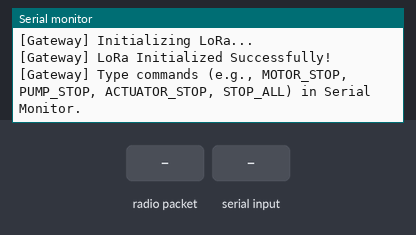
Recording of a sketch running on a simulated Arduino Uno, built with avr-gcc and run on an emulated ATmega328P. On the bench: the last lines printed to the serial monitor. Inputs (shaded band) come from the test bench. No radio packets arrive unless stated.

Above: at 1.2 s.
1.3 s: radio packet "ACK:" arrives
At 2.2 s:
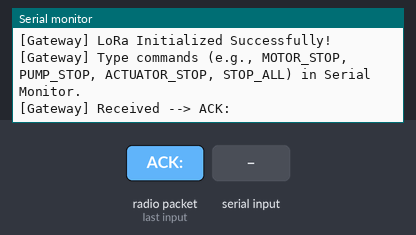
2.8 s: "ACK:\n" received over Serial
At 3.4 s:
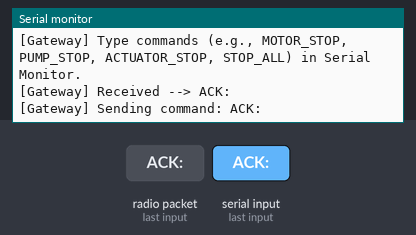
5.2 s: radio packet "1" arrives
At 5.7 s:
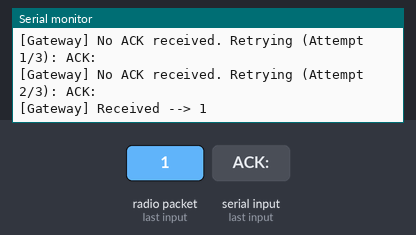
8.2 s: "1\n" received over Serial
At 8.7 s:
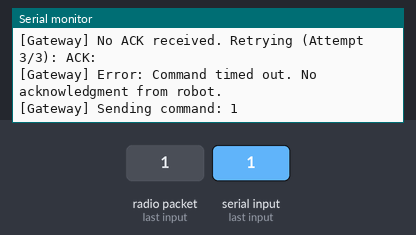
10.7 s: "0\n" received over Serial
At 12.5 s:
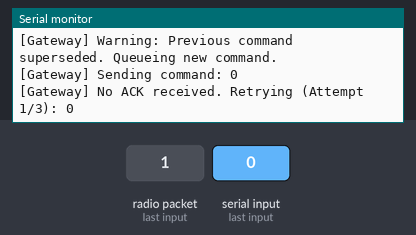
Timing chart, 0 to 14.0 s (numbered marks = the images above; inputs shaded):
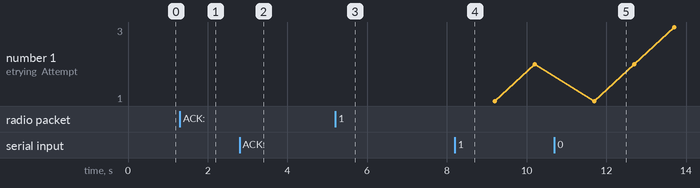

The sketch:

SPRINT_1_Gateway.ino
```cpp
#include <SPI.h>
#include <LoRa.h>

#define LORA_SS    5
#define LORA_RST   14
#define LORA_DIO0  2

unsigned long lastStatusRequest = 0;
const long statusInterval = 3000; // 3 seconds interval for ROBOT_STATUS requests

String pendingCommand = "";
bool waitingForAck = false;
unsigned long lastSendTime = 0;
const unsigned long retryInterval = 1000;
int retryCount = 0;
const int maxRetries = 3;

void setup() {
  Serial.begin(115200);
  while (!Serial);

  Serial.println(F("[Gateway] Initializing LoRa..."));
  LoRa.setPins(LORA_SS, LORA_RST, LORA_DIO0);

  if (!LoRa.begin(433E6)) {
    Serial.println(F("[Gateway] Starting LoRa failed!"));
    while (1);
  }

  Serial.println(F("[Gateway] LoRa Initialized Successfully!"));
  Serial.println(F("[Gateway] Type commands (e.g., MOTOR_STOP, PUMP_STOP, ACTUATOR_STOP, STOP_ALL) in Serial Monitor."));
  LoRa.receive();
}

void loop() {
  if (millis() - lastStatusRequest >= statusInterval) {
    lastStatusRequest = millis();

    String autoStatusCmd = "GET_ROBOT_STATUS";
    LoRa.beginPacket();
    LoRa.print(autoStatusCmd);
    LoRa.endPacket();
    LoRa.receive();
  }

  if (Serial.available() > 0) {
    String command = Serial.readStringUntil('\n');
    command.trim();

    if (command.length() > 0) {
      if (waitingForAck) {
        Serial.println(F("[Gateway] Warning: Previous command superseded. Queueing new command."));
      }

      pendingCommand = command;
      waitingForAck = true;
      retryCount = 0;
      lastSendTime = millis();

      Serial.print(F("[Gateway] Sending command: "));
      Serial.println(pendingCommand);

      LoRa.beginPacket();
      LoRa.print(pendingCommand);
      LoRa.endPacket();
      LoRa.receive();
    }
  }

  if (waitingForAck && (millis() - lastSendTime >= retryInterval)) {
    lastSendTime = millis();
    retryCount++;

    if (retryCount <= maxRetries) {
      Serial.print(F("[Gateway] No ACK received. Retrying (Attempt "));
      Serial.print(retryCount);
      Serial.print(F("/"));
      Serial.print(maxRetries);
      Serial.print(F("): "));
      Serial.println(pendingCommand);

      LoRa.beginPacket();
      LoRa.print(pendingCommand);
      LoRa.endPacket();
      LoRa.receive();
    } else {
      Serial.println(F("[Gateway] Error: Command timed out. No acknowledgment from robot."));
      pendingCommand = "";
      waitingForAck = false;
      retryCount = 0;
    }
  }

  int packetSize = LoRa.parsePacket();
  if (packetSize) {
    String incomingData = "";
    while (LoRa.available()) {
      incomingData += (char)LoRa.read();
    }
    incomingData.trim();

    Serial.print(F("[Gateway] Received --> "));
    Serial.println(incomingData);

    if (incomingData.startsWith("ACK:")) {
      String ackedCmd = incomingData.substring(4);
      if (waitingForAck && ackedCmd.equalsIgnoreCase(pendingCommand)) {
        Serial.println(F("[Gateway] SUCCESS: Command acknowledged by robot."));
        pendingCommand = "";
        waitingForAck = false;
        retryCount = 0;
      }
    } else {
      LoRa.beginPacket();
      LoRa.print("ACK:");
      LoRa.print(incomingData);
      LoRa.endPacket();
      LoRa.receive();
    }
  }
}
```

Measured:
- after the input at 1.3 s, the serial monitor: prints a new line at once (image 1)
- after the input at 2.8 s, the serial monitor: prints a new line at once (image 2)
- after the input at 5.2 s, the serial monitor: prints a new line at once (image 3)
- after the input at 8.2 s, the serial monitor: prints a new line at once (image 4)
- after the input at 10.7 s, the serial monitor: prints a new line at once (image 5)
